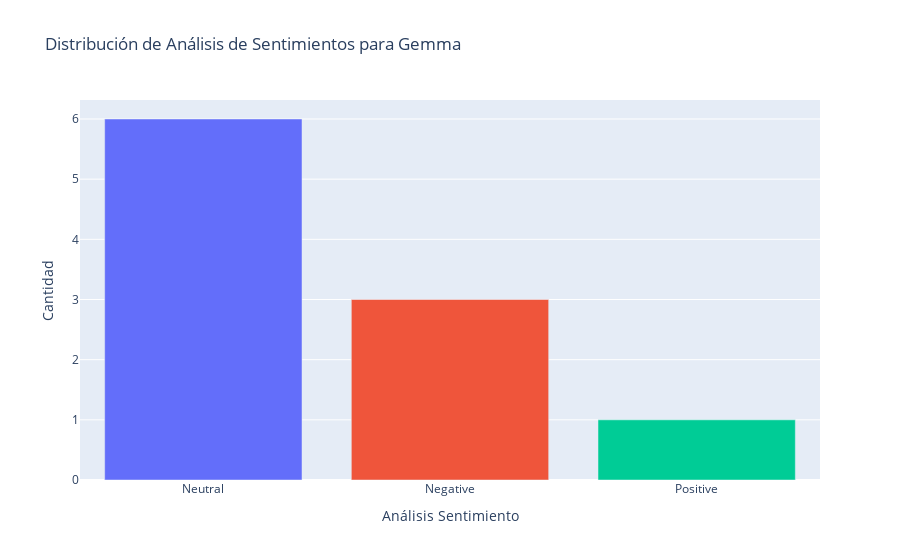

The notebook cell saved with this chart:
### Code cell
fig = px.bar(df_llm_gemma[['modelo llm', col]].value_counts().reset_index()
             , x='analisis sentimiento'
             , y='count'
             , color='analisis sentimiento'
             , title='Distribución de Análisis de Sentimientos para Gemma')

# Personalizar el diseño del gráfico
fig.update_layout(
    xaxis_title='Análisis Sentimiento',
    yaxis_title='Cantidad',
    showlegend=False
)

# Mostrar el gráfico
fig.show()
fig.write_html("./html/grafico_interactivo.html")

### Figure 1 — Plotly figure (JSON) as saved in the notebook; plotly's stock layout.template omitted (floating-point values rounded to 4 significant figures)
{"data": [{"alignmentgroup": "True", "hovertemplate": "analisis sentimiento=%{x}<br>count=%{y}<extra></extra>", "legendgroup": "Neutral", "marker": {"color": "#636efa", "pattern": {"shape": ""}}, "name": "Neutral", "offsetgroup": "Neutral", "orientation": "v", "showlegend": true, "textposition": "auto", "type": "bar", "x": ["Neutral"], "xaxis": "x", "y": [6], "yaxis": "y"}, {"alignmentgroup": "True", "hovertemplate": "analisis sentimiento=%{x}<br>count=%{y}<extra></extra>", "legendgroup": "Negative", "marker": {"color": "#EF553B", "pattern": {"shape": ""}}, "name": "Negative", "offsetgroup": "Negative", "orientation": "v", "showlegend": true, "textposition": "auto", "type": "bar", "x": ["Negative"], "xaxis": "x", "y": [3], "yaxis": "y"}, {"alignmentgroup": "True", "hovertemplate": "analisis sentimiento=%{x}<br>count=%{y}<extra></extra>", "legendgroup": "Positive", "marker": {"color": "#00cc96", "pattern": {"shape": ""}}, "name": "Positive", "offsetgroup": "Positive", "orientation": "v", "showlegend": true, "textposition": "auto", "type": "bar", "x": ["Positive"], "xaxis": "x", "y": [1], "yaxis": "y"}], "layout": {"barmode": "relative", "legend": {"title": {"text": "analisis sentimiento"}, "tracegroupgap": 0}, "showlegend": false, "title": {"text": "Distribución de Análisis de Sentimientos para Gemma"}, "xaxis": {"anchor": "y", "categoryarray": ["Neutral", "Negative", "Positive"], "categoryorder": "array", "domain": [0, 1], "title": {"text": "Análisis Sentimiento"}}, "yaxis": {"anchor": "x", "domain": [0, 1], "title": {"text": "Cantidad"}}}}
